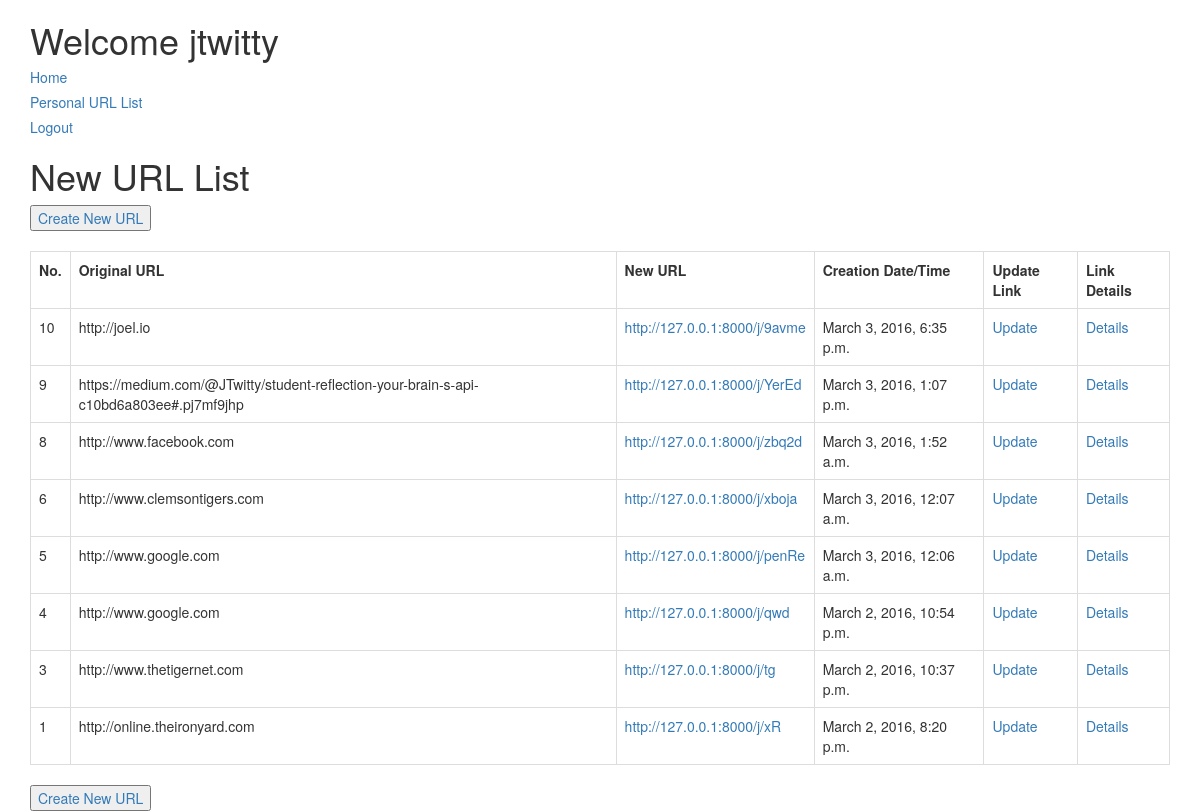
The page /user/ (signed in) on the database its author committed.
### app/models.py (models this page shows, shortened)
class URL(models.Model):
    input_url = models.URLField()
    title = models.CharField(max_length=40)
    description = models.TextField(blank=True)
    output_url = models.CharField(max_length=100)
    timestamp = models.DateTimeField(auto_now_add=True)
    user = models.ForeignKey(User)
    class Meta:
        ordering = ["-timestamp"]

### app/views.py (the view)
# urls.py: url(r'^user/$', UserListView.as_view(), name='user_index_view'),
class UserListView(ListView):
    model = URL
    fields = ('input_url', 'output_url', 'timestamp')
    template_name = "user_list_template.html"
    def get_queryset(self):
        user = self.request.user
        return URL.objects.filter(user=user)

### templates/user_list_template.html
{% extends 'base.html' %}
{% block content %}
<div>
    <h1>New URL List</h1>
</div>
    <a href="{% url 'url_create_view' %}"> <input type="submit" value="Create New URL"></a>
    <br>
    <br>
<table class="table table-bordered">
    <tr>
        <th> No. </th>
        <th> Original URL </th>
        <th> New URL </th>
        <th> Creation Date/Time </th>
        <th> Update Link</th>
        <th> Link Details</th>
    </tr>
    {% for url in object_list %}
    <tr>
        <td>{{ url.id }}</td>
        <td>{{ url.input_url }}</td>
        <td><a target="blank" href="{% url 'redirect_view' url.output_url %}">http://127.0.0.1:8000/j/{{ url.output_url }}</a></td>
        <td> {{ url.timestamp }}</td>
        <td><a href="{% url 'url_update_view' url.id %}">Update</a></td>
        <td><a href="{% url 'url_detail_view' url.id %}">Details</a></td>
{% endfor %}
    </tr>
</table>
    <a href="{% url 'url_create_view' %}"> <input type="submit" value="Create New URL"></a>
{% endblock %}

### templates/base.html (shortened to what this page needs)
<!DOCTYPE html>
<html lang="en">
<head>
    <link href="https://maxcdn.bootstrapcdn.com/bootstrap/3.3.6/css/bootstrap.min.css" rel="stylesheet">
</head>
<body class="container">
{% if request.user.is_authenticated %}
    <h1>Welcome {{ request.user }}</h1>
    <h5><a href="{% url 'url_index_view' %}">Home</a></h5>
    <h5><a href="{% url 'user_index_view' %}">Personal URL List</a></h5>
    <h5><a href="{% url 'logout' %}">Logout</a></h5>
{% else %}
    <h5><a href="{% url 'url_index_view' %}">Home</a></h5>
    <h3><a href="{% url 'login' %}"><u>Login</u></a> to Create a New URL</h3>
{% endif %}
{% block content %}
{% endblock %}
</body>
</html>

### rows shown on the page
URL: id "10", input_url "http://joel.io", output_url "9avme", timestamp "March 3, 2016, 6:35 p.m."
URL: id "9", input_url "https://medium.com/@JTwitty/student-reflection-your-brain-s-api-c10bd6a803ee#.pj7mf9jhp", output_url "YerEd", timestamp "March 3, 2016, 1:07 p.m."
URL: id "8", input_url "http://www.facebook.com", output_url "zbq2d", timestamp "March 3, 2016, 1:52 a.m."
URL: id "6", input_url "http://www.clemsontigers.com", output_url "xboja", timestamp "March 3, 2016, 12:07 a.m."
URL: id "5", input_url "http://www.google.com", output_url "penRe", timestamp "March 3, 2016, 12:06 a.m."
URL: id "4", input_url "http://www.google.com", output_url "qwd", timestamp "March 2, 2016, 10:54 p.m."
URL: id "3", input_url "http://www.thetigernet.com", output_url "tg", timestamp "March 2, 2016, 10:37 p.m."
URL: id "1", input_url "http://online.theironyard.com", output_url "xR", timestamp "March 2, 2016, 8:20 p.m."

### other values the page prints
{{ request.user }} "jtwitty"
